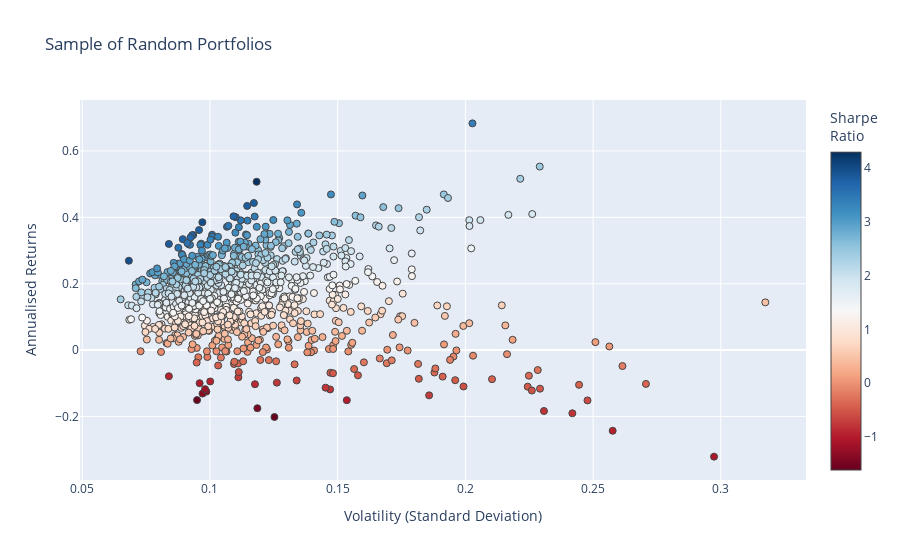

Notebook source saved alongside this figure:
### Code cell
fig = go.Figure()
fig.add_trace(go.Scatter(
    x=mean_variance_pairs[:, 1]**0.5,  # Volatility
    y=mean_variance_pairs[:, 0],  # Returns
    mode='markers',
    marker=dict(
        color=(mean_variance_pairs[:, 0]-risk_free_rate)/(mean_variance_pairs[:, 1]**0.5),  # Sharpe ratio
        showscale=True,
        size=7,
        line=dict(width=1),
        colorscale="RdBu",
        colorbar=dict(title="Sharpe<br>Ratio")
    ),
    text=hover_texts  # Use the prepared hover texts
))

fig.update_layout(
    xaxis=dict(title='Volatility (Standard Deviation)'),
    yaxis=dict(title='Annualised Returns'),
    title='Sample of Random Portfolios'
)

fig.show()

### Figure 1 — Plotly figure (JSON) as saved in the notebook; plotly's stock layout.template omitted (floating-point values rounded to 4 significant figures; data arrays with more than 128 entries replaced by an {"elided": "..."} marker saying what was removed)
{"data": [{"marker": {"color": {"elided": "1000 float values"}, "colorbar": {"title": {"text": "Sharpe<br>Ratio"}}, "colorscale": [[0, "rgb(103,0,31)"], [0.1, "rgb(178,24,43)"], [0.2, "rgb(214,96,77)"], [0.3, "rgb(244,165,130)"], [0.4, "rgb(253,219,199)"], [0.5, "rgb(247,247,247)"], [0.6, "rgb(209,229,240)"], [0.7, "rgb(146,197,222)"], [0.8, "rgb(67,147,195)"], [0.9, "rgb(33,102,172)"], [1, "rgb(5,48,97)"]], "line": {"width": 1}, "showscale": true, "size": 7}, "mode": "markers", "text": {"elided": "1000 str values"}, "type": "scatter", "x": {"elided": "1000 float values"}, "y": {"elided": "1000 float values"}}], "layout": {"title": {"text": "Sample of Random Portfolios"}, "xaxis": {"title": {"text": "Volatility (Standard Deviation)"}}, "yaxis": {"title": {"text": "Annualised Returns"}}}}
